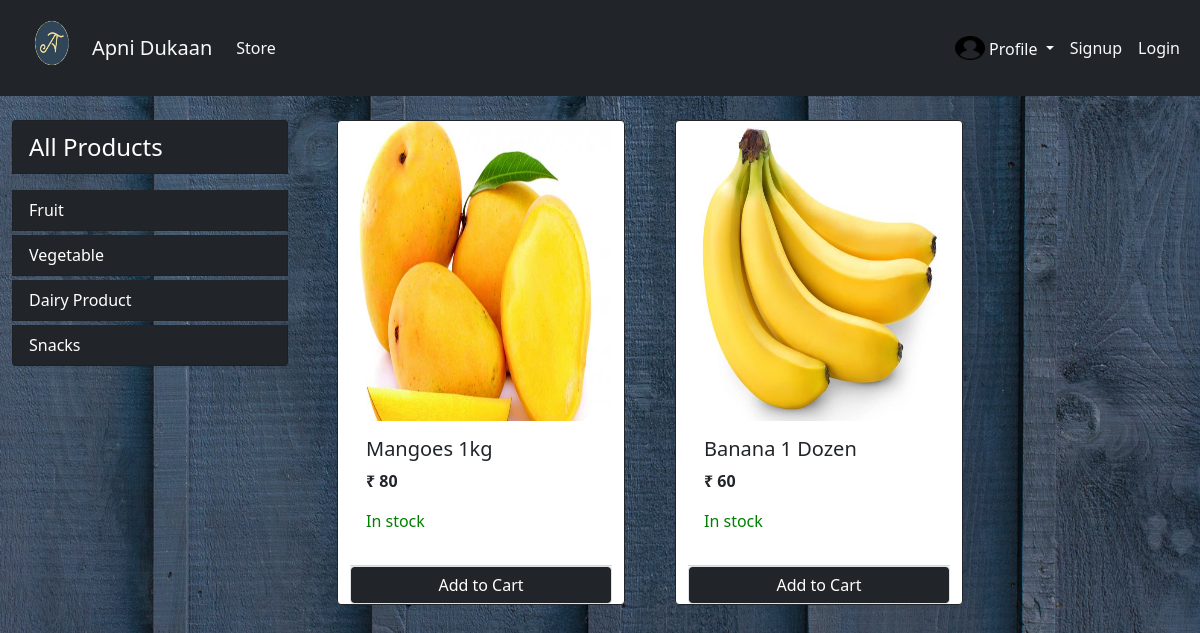
/?category=1, run on the app's committed database.
### store/models/category.py (models this page shows, shortened)
class Categorie(models.Model):
    name=models.CharField(max_length=20)
    @staticmethod
    def get_all_categories():
        return Categorie.objects.all()

### store/models/product.py (models this page shows, shortened)
class Product(models.Model):
    name=models.CharField(max_length=50)
    price=models.IntegerField(default=0)
    category=models.ForeignKey(Categorie ,on_delete=models.CASCADE, default=1)
    description=models.CharField(max_length=200 , default='Description not available' , null=True , blank=True)
    image=models.ImageField(upload_to='media/')
    quantity=models.IntegerField(default=10)
    seller = models.ForeignKey(Customer,on_delete=models.CASCADE,default=None)
    @staticmethod
    def get_all_products_by_categoryid(category_id):
        if category_id:
            return Product.objects.filter(category= category_id)
        else:
            return Product.gete_all_products()
    @staticmethod
    def get_by_category_and_role(group_name, category_id):
        products= Product.get_all_products_by_categoryid(category_id)
        data = []
        for product in products:
            seller_id=product.seller.id
            obj = Customer.objects.get(id=seller_id)
            if(obj.group_name== group_name):
                data.append(product)
        sellers=Customer.get_customer_by_role(group_name)
        return data

### store/views.py (the view, shortened to what this page needs)
# urls.py: path('', Index.as_view() , name="homepage"),
class Index(View):
    def get(self,request):
        products = None
        cart=request.session.get('cart')
        if not cart:
            request.session['cart']={}
        categories=Categorie.get_all_categories()
        categoryID=request.GET.get('category')
        if categoryID:
            products=Product.get_by_category_and_role("retailer",categoryID)
        else:
            products = Product.get_all_products_by_roleOfSeller("retailer")
        data={}
        data['products']=products
        data['categories']=categories
        return render(request , 'index.html' , data)

### store/models/customer.py (called while the page is built)
    @staticmethod
    def get_customer_by_role(group_name):
        return Customer.objects.filter(group_name = group_name)

### store/templatetags/cart.py (called while the page is built)
@register.filter(name='is_in_cart')
def is_in_cart(product,cart):
    keys= cart.keys()
    for id in keys:
        if int(id) == product.id:
            return True
    return False;

### store/templatetags/custom_filter.py (called while the page is built)
@register.filter(name='currency')
def currency(number):
    return "₹ "+str(number)

### store/templates/index.html (shortened to what this page needs)
{% extends 'base.html' %}
{% block content %}
{% load cart %}
{% load custom_filter %}
<div class="container-fluid mt-4">
  <div class="row">
    <div class="col-lg-3">
        <div class="list-group">
          <a href="/" class="list-group-item list-group-item-action text-white bg-dark mb-3 fs-4">All Products</a>
          {% for category in categories %}
          <a href="/?category={{category.id}}" class="list-group-item list-group-item-action text-white bg-dark mb-1">{{category.name}}</a>
          {% endfor %}
        </div>
    </div>
    <div id='products' class="col-lg-7 ">
      <div class="row mx-auto">
        {% for product in products %}
      <div class="card mx-auto border-dark mb-5" id={{product.id}}  style="width: 18rem;">
        <img src="{{product.image.url}}"  width="300" height="300" class="card-img-top" alt="...">
        <div class="card-body">
          <h5 class="card-title">{{product.name}}</h5>
          <p class="card-text"><b>{{product.price|currency}}</b></p>
          {% if product.quantity == 0%}
          <p style="color: red;">Out of stock</p>
          <p>Check after 3 days</p>
          {% else %}
          <p style="color:green;">In stock </p>
         {%endif%}
          </div>
          {% if product.quantity != 0%}
          <div class="card-footer p-0  ">
            {%if product|is_in_cart:request.session.cart %}
            <div class="row no-gutters">
              <form method="POST" action="/#{{product.id}}" class="col-2">
                {% csrf_token %}
                <input hidden type="text" name="product" value='{{product.id}}'>
                <input hidden type="text" name="remove" value='True'>
                <input type="submit" value=" - " class=" btn btn-block btn-secondary">
              </form>
              <div class="text-center  col">{{product|cart_count:request.session.cart}} in Cart</div>
              <form method="POST" action="/#{{product.id}}" class="col-2">
                {% csrf_token %}
                <input hidden type="text" name="product" value='{{product.id}}'>
                <input type="submit" value=" + " class=" btn btn-block btn-secondary">
              </form>
            </div>
            {% else %}
            <form action="/#{{product.id}}" method="POST" class="btn-block">
              <input type="submit" class="btn btn-dark btn-block border btn form-control" value="Add to Cart">
            </form>
            {% endif %}
          </div>
       {%endif%}
      </div>
      {% endfor %}
      </div>
    </div>
  </div>
</div>
{% endblock %}

### data on the page
Categorie: name "Fruit"
Categorie: name "Vegetable"
Categorie: name "Dairy Product"
Categorie: name "Snacks"
Product: image (picture), name "Mangoes 1kg", price "₹ 80", quantity "In stock"
Product: image (picture), name "Banana 1 Dozen", price "₹ 60", quantity "In stock"
